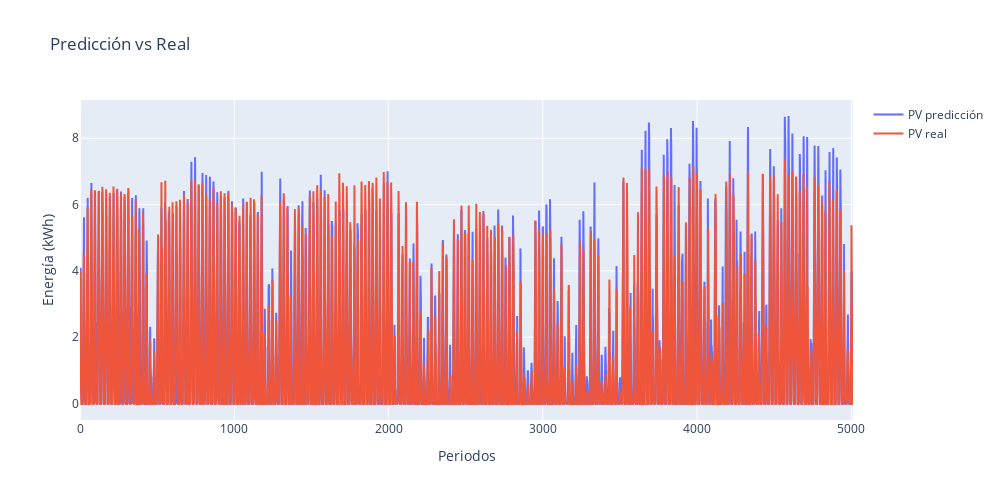

Notebook cell for this chart:
### Markdown cell above
### Necesitamos hacer Zoom in!!

Si fuera necesario, instalar la librería Plotly ``!pip install plotly``

### Code cell
import plotly.graph_objects as go  # Importamos la librería de plotly

init = list(range(len(y_predict_inv)))
y_predict_plot = pd.DataFrame(data=y_predict_inv, index=init, columns=['predict'])
y_test_plot = pd.DataFrame(data=y_test_inv, index=init, columns=['test'])


# Creamos la figura
fig = go.Figure()
fig.add_trace(go.Scatter(x=init, y=y_predict_plot['predict'][init],
                    mode='lines',
                    name='PV predicción'))
fig.add_trace(go.Scatter(x=init, y=y_test_plot['test'][init],
                     mode='lines', name='PV real'))


# Editamos la figura
fig.update_layout(autosize=False,
                  width=1000,
                    height=500,
                    title='Predicción vs Real',
                   xaxis_title='Periodos',
                   yaxis_title='Energía (kWh)')


fig.show()

### Figure 1 — Plotly figure (JSON) as saved in the notebook; plotly's stock layout.template omitted (floating-point values rounded to 4 significant figures; data arrays with more than 128 entries replaced by an {"elided": "..."} marker saying what was removed)
{"data": [{"mode": "lines", "name": "PV predicción", "type": "scatter", "x": {"elided": "5012 int values"}, "y": {"elided": "5012 float values"}}, {"mode": "lines", "name": "PV real", "type": "scatter", "x": {"elided": "5012 int values"}, "y": {"elided": "5012 float values"}}], "layout": {"autosize": false, "height": 500, "title": {"text": "Predicción vs Real"}, "width": 1000, "xaxis": {"title": {"text": "Periodos"}}, "yaxis": {"title": {"text": "Energía (kWh)"}}}}
